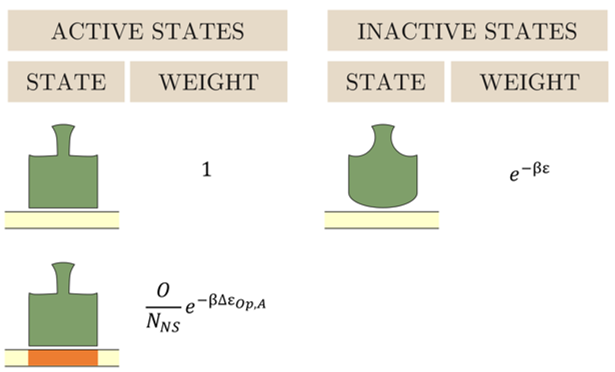
#> input picture code/analysis/analysis/states.png, 615 x 372 px
$ python -i mwc_induction_utils.py   (imports and definitions only)   (older library calls are emulated)
#> lines starting #> are read from the running program, lines starting #| are printed output that depends on the picture
"""
Title:
    mwc_induction_utils.py
Creation Date:
    2016-07-16
Author(s):
    Manuel Razo-Mejia, Nathan Belliveau, Griffin Chure, Stephanie Barnes
Purpose:
    This file contains a myriad of functions used for data processing, analysis
    and inference of a variety of data types. These functions are split into
    different categories, which are listed below.

        General Thermodynamic Functions
        -------------------------------
        pact_log:
            Returns the probability of a repressor being active as described
            by the MWC model.

        fold_change_log:
            Returns the gene expression fold change according to the
            thermodynamic model with the extension that takes into account the
            effect of the inducer.

        fold_change_log_rnap:
            Returns the gene expression fold change according to the
            thermodynamic model with the extension that takes into account the
            effect of the inducer
        bohr_fn:
            Computes the Bohr parameter for the data in a DataFrame df as a
            function of the MWC parameters ea and ei.

        Regression and Bayesian Inference
        ---------------------------------
        log_post:
            Computes the log posterior of the fold-change expression for a
            single set of parameters

        resid:
            Residuals for the theoretical fold change.

        non_lin_reg_mwc:
            Performs a non-linear regression on the lacI iptg titration data
            assuming Gaussian errors with constant variance. Returns the
            parameters
                                    e_A = -ln(K_A)
                                    e_I = -ln(K_I)
            and their corresponding error bars by approximating the posterior
            distribution as Gaussian.

        log_likelihood_mcmc:
            Computes the log likelihood probability (homoscedastic gaussian) of
            the fold-change expression for input into the mcmc hammer.

        log_post_mcmc:
            Computes the log posterior probability of the fold-change
            expression for input into the mcmc hammer.

        MCMC Utilities
        --------------
        hpd:
            Returns highest probability density region given by a set of
            samples.

        mcmc_cred_region:
            This function takes every element in the MCMC flatchain and
            computes the fold-change for each iptg concentration returning at
            the end the indicated mass_frac fraction of the fold change.

        mcmc_cred_region_rnap:
            This function takes every element in the MCMC flatchain and
            computes the fold-change for each iptg concentration returning at
            the end the indicated mass_frac fraction of the fold change.

        mcmc_cred_reg_error_prop:
            This function takes every element in the MCMC flatchain and
            computes the fold-change for each iptg concentration returning at
            the end the indicated mass_frac fraction of the fold change.


        Flow Cytometry Data Processing
        ------------------------------
        fit_2D_gaussian:
            This function hacks astroML fit_bivariate_normal to return the
            mean and covariance matrix when fitting a 2D gaussian fuction to
            the data contained in the x_vall and y_val columns of the
            DataFrame df.

        gauss_interval:
            Computes the of the statistic (x - µx)'sum(x - µx) for each of the
            elements in df columns x_val and y_val.

        auto_gauss_gate:
            Function that applies an "unsupervised bivariate Gaussian gate" to
            the data over the channels x_val and y_val.

        Image Processing
        ----------------
        find_zero_crossings:
            This  function computes the gradients in pixel values of an image
            after applying a sobel filter to a given image. This  function is
            later used in the Laplacian of Gaussian cell segmenter
            (log_segmentation) function.

        log_segmentation:
            This function computes the Laplacian of a gaussian filtered image
            and detects object edges as regions which cross zero in the
            derivative.

        average_stack:
            Computes an average image from a provided array of images.

        generate_flatfield:
            Corrects illumination of a given image using a dark image and an
            image of the flat illumination.

        gaussian_subtraction:
            This function applies a gaussian blur to an image and subtracts it
            from the original image. This removes any large-scale
            irregularities in illumination.

        Plotting Configuration
        ----------------------
        set_plotting_style:
            Formats plotting enviroment to that used in Physical Biology of
            the Cell, 2nd edition. To format all plots within a script, simply
            execute `mwc_induction_utils.set_plotting_style() in the preamble.
Notes:
    All functions in this file have been throroughly unit tested. See the
    associated file `mwc_induction_utils_test.py`

License: MIT
    Copyright (c) 2016 Rob Phillips group @ California Institute of Technology

    Permission is hereby granted, free of charge, to any person obtaining a
    copy of this software and associated documentation files (the "Software"),
    to deal in the Software without restriction, including without limitation
    the rights to use, copy, modify, merge, publish, distribute, sublicense,
    and/or sell copies of the Software, and to permit persons to whom the
    Software is furnished to do so, subject to the following conditions:

    The above copyright notice and this permission notice shall be included in
    all copies or substantial portions of the Software.

    THE SOFTWARE IS PROVIDED "AS IS", WITHOUT WARRANTY OF ANY KIND, EXPRESS OR
    IMPLIED, INCLUDING BUT NOT LIMITED TO THE WARRANTIES OF MERCHANTABILITY,
    FITNESS FOR A PARTICULAR PURPOSE AND NONINFRINGEMENT. IN NO EVENT SHALL THE
    AUTHORS OR COPYRIGHT HOLDERS BE LIABLE FOR ANY CLAIM, DAMAGES OR OTHER
    LIABILITY, WHETHER IN AN ACTION OF CONTRACT, TORT OR OTHERWISE, ARISING
    FROM, OUT OF OR IN CONNECTION WITH THE SOFTWARE OR THE USE OR OTHER
    DEALINGS IN THE SOFTWARE.MIT

"""
import numpy as np
import scipy.special
import scipy.ndimage
import skimage.filters
import skimage.morphology
import skimage.segmentation
import joblib as jlb
import pandas as pd
import scipy.stats as sc
import scipy
import statsmodels.tools.numdiff as smnd # to comput the Hessian matrix
import matplotlib as mpl
import matplotlib.pyplot as plt
import seaborn as sns
from fit_bivariate_gaussian_astroML import *


# #################
# Generic thermodynamic functions
# #################

# #################
# [1006 lines left out: functions pact_log, fold_change_log, fold_change_log_rnap, bohr_fn, log_likelihood_mcmc, log_post_mcmc and 14 more, not called in this run]


# #################
def log_segmentation(im, selem='default', thresh=0.0001, radius=2.0,
                     median_filt=True, clear_border=True, label=False):
    """
    This function computes the Laplacian of a gaussian filtered image and
    detects object edges as regions which cross zero in the derivative.

    Parameters
    ----------
    im :  2d-array
        Image to be processed. Must be a single channel image.
    selem : 2d-array, bool
        Structural element for identifying zero crossings. Default value is
        a 2x2 pixel square.
    radius : float
        Radius for gaussian filter prior to computation of derivatives.
    median_filt : bool
        If True, the input image will be median filtered with a 3x3 structural
        element prior to segmentation.
    selem : 2d-array, bool
        Structural element to be applied for laplacian calculation.
    thresh : float
        Threshold past which
    clear_border : bool
        If True, segmented objects touching the border will be removed.
        Default is True.
    label : bool
        If True, segmented objecs will be labeled. Default is False.

    Returns
    -------
    im_final : 2d-array
        Final segmentation mask. If label==True, the output will be a integer
        labeled image. If label==False, the output will be a bool.

    Notes
    -----
    We thank Justin Bois in his help writing this function.
    https://bebi103.caltech.edu
    """

    # Test that the provided image is only 2-d.
    if len(np.shape(im)) > 2:
        raise ValueError('image must be a single channel!')

    # Determine if the image should be median filtered.
    if median_filt is True:
        selem = skimage.morphology.square(3)
        im_filt = scipy.ndimage.median_filter(im, footprint=selem)
    else:
        im_filt = im
    # Ensure that the provided image is a float.
    if np.max(im) > 1.0:
        im_float = skimage.img_as_float(im_filt)
    else:
        im_float = im_filt

    # Compute the LoG filter of the image.
    im_LoG = scipy.ndimage.filters.gaussian_laplace(im_float, radius)

    # Define the structural element.
    if selem == 'default':
        selem = skimage.morphology.square(3)

    # Using find_zero_crossings, identify the edges of objects.
    edges = find_zero_crossings(im_LoG, selem, thresh)

    # Skeletonize the edges to a line with a single pixel width.
    skel_im = skimage.morphology.skeletonize(edges)

    # Fill the holes to generate binary image.
    im_fill = scipy.ndimage.morphology.binary_fill_holes(skel_im)

    # Remove small objects and objects touching border.
    im_final = skimage.morphology.remove_small_objects(im_fill)
    if clear_border is True:
        im_final = skimage.segmentation.clear_border(im_final, buffer_size=5)

    # Determine if the objects should be labeled.
    if label is True:
        im_final = skimage.measure.label(im_final)

    # Return the labeled image.
    return im_final


# #################
# [141 lines left out: functions props_to_df, example_segmentation, ecdf, set_plotting_style, not called in this run]

>>> import cv2
>>> picture = cv2.imread('states.png', cv2.IMREAD_GRAYSCALE)
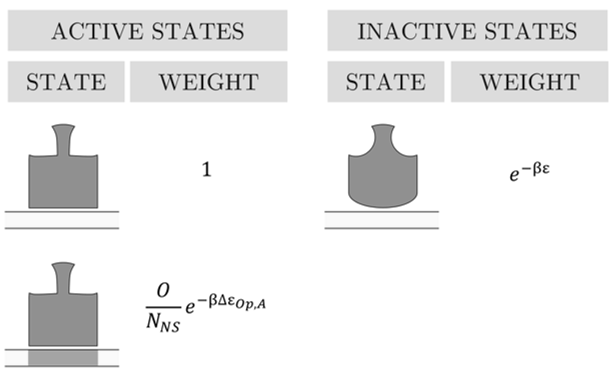
#> picture: shape (372, 615); min 0, max 255, mean 237.2
>>> result = log_segmentation(picture)
#> in log_segmentation, `im_LoG = scipy.ndimage.filters.gaussian_laplace(im_float, radius)`:
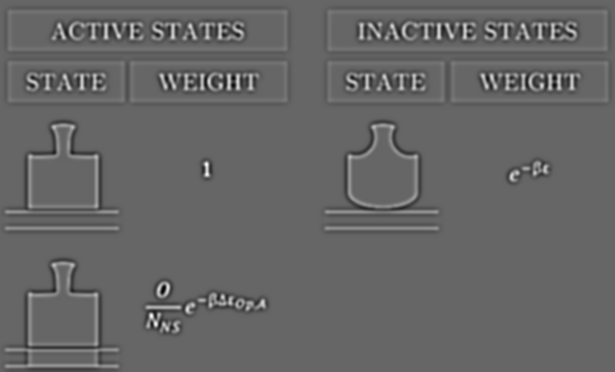
#> im_LoG: shape (372, 615) float64; min -0.0675, max 0.101, mean -0.000162; drawn with min black and max white
#> (the run stopped early here; a loop or call above may not have finished)
